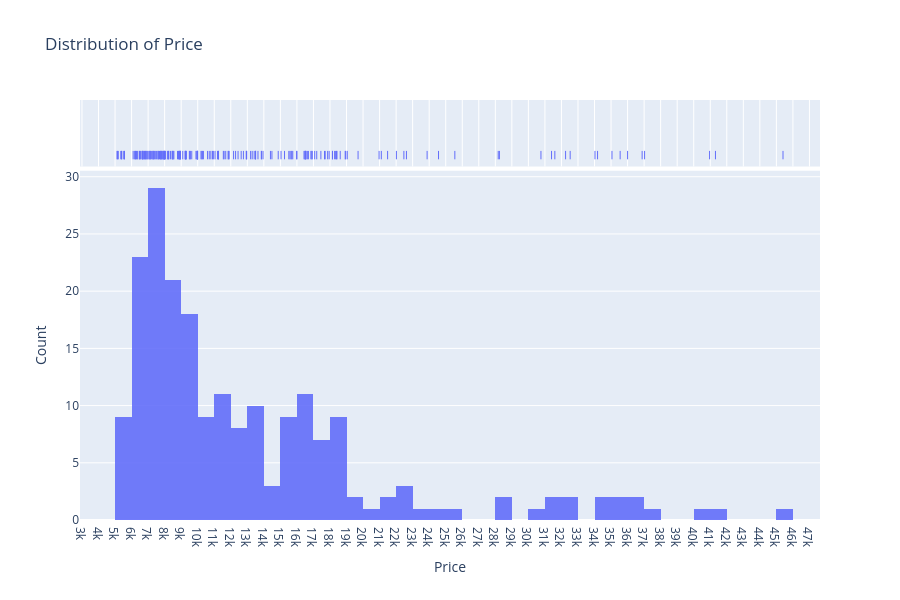

Notebook code cell kept with this figure:
### Markdown cell above
### 2.1.5 Histogram von Autopreisen: hier von besonderem Interesse
Es geht um folgende Rahmenkennzahlen der Autopreise 
#### Min.: 5118€
#### Max.: 45400€
#### mean: 13276€
#### midian: 10295€

Es ist zu erkennen, dass die meisten Autos im Preisbereich zwischen **6.000 und 20.000 $** liegen.  
Das bedeutet, dass die Daten überwiegend Fahrzeuge aus dem **niedrigen und mittleren Preissegment** abbilden.  
Daraus lässt sich schließen, dass die Modellierung und die Preisvorhersage in erster Linie auf diese Segmente ausgelegt ist.  

Für das **hochpreisige Segment** sind dagegen deutlich weniger Datenpunkte vorhanden, was die Prognosegenauigkeit in diesem Bereich einschränken kann.  

Auf Grundlage dieser Erkenntnisse muss entschieden werden, ob die Daten für das **hochpreisige Segment** überhaupt sinnvoll für die Modellierung und Preisvorhersage genutzt werden können.  

Da in diesem Bereich nur sehr wenige Datenpunkte vorliegen, besteht die Gefahr, dass das Modell hier keine zuverlässigen Zusammenhänge lernen kann.  
Dies kann die **Qualität und Aussagekraft des Modells** im oberen Preissegment deutlich verschlechtern und zu **ungenauen oder verzerrten Vorhersagen** führen.  

Eine mögliche Konsequenz wäre, das Modell bewusst auf das **niedrige und mittlere Preissegment** zu beschränken oder für das hochpreisige Segment zusätzliche Datenquellen zu erschließen.

### Code cell
# Analyse von Preis: Histogram für Preise

print("-- Überblick über statistische Werte von Preis --")

print("min.:", df['price'].min())
print("max.:",df['price'].max())
print("mean:",df['price'].mean())
print("median:",df['price'].median())


fig = px.histogram(df, x='price', nbins=50, marginal="rug", title='Distribution of Price', opacity=0.9)
#fig = px.histogram(df, x='price', nbins=40, title='Distribution of Price', opacity=0.8)

fig.update_layout(
    xaxis_title='Price',
    yaxis_title='Count',
    height=600  # Höhe des Plots
)

fig.update_xaxes(
    tickmode='linear',
    tick0=0,
    dtick=1000
)

fig.show()

### Figure 1 — Plotly figure (JSON) as saved in the notebook; plotly's stock layout.template omitted (floating-point values rounded to 4 significant figures; data arrays with more than 128 entries replaced by an {"elided": "..."} marker saying what was removed)
{"data": [{"bingroup": "x", "hovertemplate": "price=%{x}<br>count=%{y}<extra></extra>", "legendgroup": "", "marker": {"color": "#636efa", "opacity": 0.9, "pattern": {"shape": ""}}, "name": "", "nbinsx": 50, "orientation": "v", "showlegend": false, "type": "histogram", "x": {"elided": "205 float values"}, "xaxis": "x", "yaxis": "y"}, {"boxpoints": "all", "fillcolor": "rgba(255,255,255,0)", "hoveron": "points", "hovertemplate": "price=%{x}<extra></extra>", "jitter": 0, "legendgroup": "", "line": {"color": "rgba(255,255,255,0)"}, "marker": {"color": "#636efa", "symbol": "line-ns-open"}, "name": "", "showlegend": false, "type": "box", "x": {"elided": "205 float values"}, "xaxis": "x2", "yaxis": "y2"}], "layout": {"barmode": "relative", "height": 600, "legend": {"tracegroupgap": 0}, "title": {"text": "Distribution of Price"}, "xaxis": {"anchor": "y", "domain": [0, 1], "dtick": 1000, "tick0": 0, "tickmode": "linear", "title": {"text": "Price"}}, "xaxis2": {"anchor": "y2", "domain": [0, 1], "dtick": 1000, "matches": "x", "showgrid": true, "showticklabels": false, "tick0": 0, "tickmode": "linear"}, "yaxis": {"anchor": "x", "domain": [0, 0.8316], "title": {"text": "Count"}}, "yaxis2": {"anchor": "x2", "domain": [0.8416, 1], "matches": "y2", "showgrid": false, "showline": false, "showticklabels": false, "ticks": ""}}}
